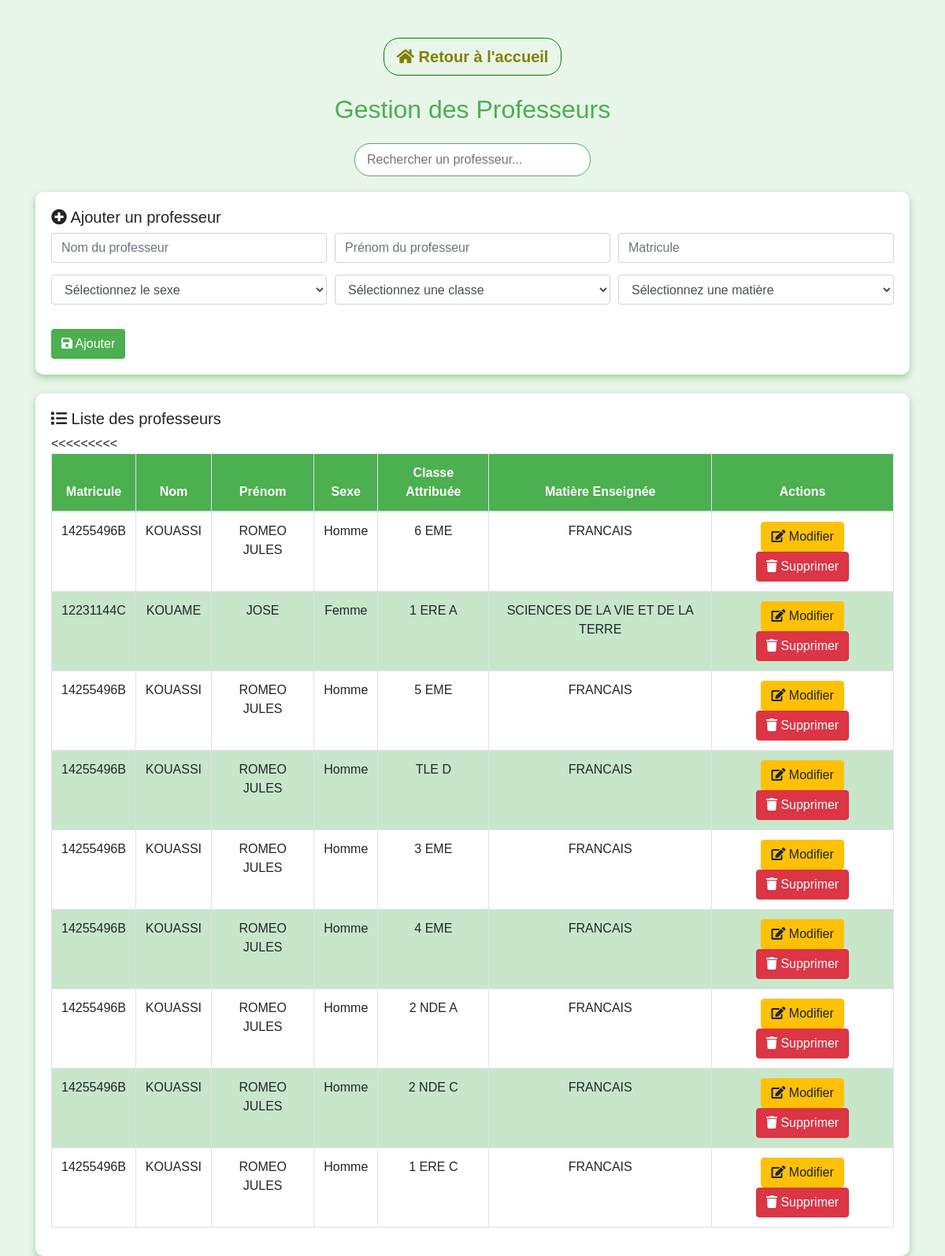
Screenshot of /professeur.php with the database file from the repository.
### tables this page shows
CREATE TABLE `professeur` (
  `id_professeur` int(11) NOT NULL,
  `nom_professeur` varchar(250) NOT NULL,
  `prenoms_professeur` varchar(250) NOT NULL,
  `matricule_professeur` varchar(15) NOT NULL,
  `date_de_naissance_prof` date NOT NULL,
  `sexe_prof` varchar(10) NOT NULL,
  `contact_prof` varchar(15) NOT NULL,
  `matiere_enseignee` varchar(250) NOT NULL,
  `photo_prof` varchar(250) NOT NULL,
  `classe_attribuee` varchar(250) NOT NULL,
  `id_utilisateur` int(11) DEFAULT NULL
);

CREATE TABLE `classe` (
  `id_classe` int(11) NOT NULL,
  `nom_classe` varchar(250) NOT NULL,
  `niveau` varchar(250) NOT NULL,
  `id_niveau` int(11) DEFAULT NULL
);

CREATE TABLE `matiere` (
  `id_matiere` int(11) NOT NULL,
  `nom_matiere` varchar(250) NOT NULL,
  `id_classe` int(11) DEFAULT NULL
);

### professeur.php (the view, shortened to what this page needs)
<?php
require_once 'config.php';
$sqlProfessors = "SELECT p.*, c.nom_classe, m.nom_matiere
FROM professeur AS p
INNER JOIN classe AS c ON p.classe_attribuee = c.id_classe
INNER JOIN matiere AS m ON p.matiere_enseignee = m.id_matiere";
$stmtProfessors = $pdo->query($sqlProfessors);
$professeurs = $stmtProfessors->fetchAll();
?>
<!DOCTYPE html>
<html lang="fr">
<head>
    <link rel="stylesheet" href="https://stackpath.bootstrapcdn.com/bootstrap/4.5.2/css/bootstrap.min.css">
    <link rel="stylesheet" href="https://cdnjs.cloudflare.com/ajax/libs/font-awesome/5.15.4/css/all.min.css">
</head>
<body>
<div class="container mt-5">
    <div class="text-center mb-4">
        <a href="dashboardadmin.php" class="btn btn-outline btn-lg" style="border-radius: 20px; font-weight: bold; border-color: green; color: olive;">
            <i class="fas fa-home"></i> Retour à l'accueil
        </a>
    </div>
    <h2 class="text-center mb-4" style="color:#4CAF50;">Gestion des Professeurs</h2>
    <div class="search-container text-center">
        <input type="text" id="searchInput" class="search-bar" placeholder="Rechercher un professeur...">
    </div>
    <div class="custom-card mb-4">
        <form method="POST">
            <h5><i class="fas fa-plus-circle"></i> Ajouter un professeur</h5>
            <div class="form-row">
                <div class="col-md-4">
                    <input type="text" class="form-control" name="nom_prof" placeholder="Nom du professeur" required>
                </div>
                <div class="col-md-4">
                    <input type="text" class="form-control" name="prenom_prof" placeholder="Prénom du professeur" required>
                </div>
                <div class="col-md-4">
                    <input type="text" class="form-control" name="matricule_prof" placeholder="Matricule" required>
                </div>
            </div>
            <div class="form-row">
                <div class="col-md-4">
                    <select class="form-control" name="sexe_prof" required>
                        <option value="">Sélectionnez le sexe</option>
                    </select>
                </div>
                <div class="col-md-4">
                    <select class="form-control" name="classe_attribuee" required>
                        <option value="">Sélectionnez une classe</option>
                    </select>
                </div>
                <div class="col-md-4">
                    <select class="form-control" name="matiere_enseignee" required>
                        <option value="">Sélectionnez une matière</option>
                    </select>
                </div>
            </div>
            <button type="submit" name="ajouter" class="btn btn-custom mt-3"><i class="fas fa-save"></i> Ajouter</button>
        </form>
    </div>
    <div class="custom-card" id="table">
        <h5><i class="fas fa-list"></i> Liste des professeurs</h5>
        <table class="table table-bordered">
            <thead>
                <tr>
                    <th>Matricule</th>
                    <th>Nom</th>
                    <th>Prénom</th>
                    <th>Sexe</th>
                    <th>Classe Attribuée</th>
                    <th>Matière Enseignée</th>
                    <th>Actions</th>
                </tr>
            </thead>
            <tbody id="professorTable">
                <?php foreach ($professeurs as $professeur): ?>
                    <tr>
                        <td><?= htmlspecialchars($professeur['matricule_professeur']) ?></td>
                        <td><?= htmlspecialchars($professeur['nom_professeur']) ?></td>
                        <td><?= htmlspecialchars($professeur['prenoms_professeur']) ?></td>
                        <td><?= htmlspecialchars($professeur['sexe_prof']) ?></td>
                        <<td><?= htmlspecialchars($professeur['nom_classe']) ?></td>
                        <td><?= htmlspecialchars($professeur['nom_matiere']) ?></td>
                        <td>
    <a href="modifier_professeur.php?id=<?= $professeur['id_professeur'] ?>" class="btn btn-warning">
        <i class="fas fa-edit"></i> Modifier
    </a>
    <a href="professeur.php?delete_id=<?= $professeur['id_professeur'] ?>" class="btn btn-danger" onclick="return confirm('Êtes-vous sûr de vouloir supprimer ce professeur ?')">
        <i class="fas fa-trash"></i> Supprimer
    </a>
</td>
                    </tr>
                <?php endforeach; ?>
            </tbody>
        </table>
    </div>
</div>
</body>
</html>

### professeur.php (style rules this page uses)
body { font-family: Arial, sans-serif; background-color: #E8F5E9; }
.custom-card { box-shadow: 0px 4px 8px rgba(76, 175, 80, 0.5); border-radius: 10px; padding: 20px; background-color: white; }
.btn-custom { background-color: #4CAF50; color:white; }
.table th, .table td { text-align: center; }
.search-container { margin-bottom: 20px; }
.search-bar { width: 300px; border-radius: 20px; border: 1px solid #4CAF50; padding: 8px 15px; }
th { background-color: #4CAF50; color: white; }
.table-bordered tbody tr:nth-child(even) { background-color: #C8E6C9; }
.form-row { margin-bottom: 15px; }

### rows the page displays
professeur: matricule_professeur "14255496B", nom_professeur "KOUASSI", prenoms_professeur "ROMEO JULES", sexe_prof "Homme", classe.nom_classe "6 EME", matiere.nom_matiere "FRANCAIS"
professeur: matricule_professeur "12231144C", nom_professeur "KOUAME", prenoms_professeur "JOSE", sexe_prof "Femme", classe.nom_classe "1 ERE A", matiere.nom_matiere "SCIENCES DE LA VIE ET DE LA TERRE"
professeur: matricule_professeur "14255496B", nom_professeur "KOUASSI", prenoms_professeur "ROMEO JULES", sexe_prof "Homme", classe.nom_classe "5 EME", matiere.nom_matiere "FRANCAIS"
professeur: matricule_professeur "14255496B", nom_professeur "KOUASSI", prenoms_professeur "ROMEO JULES", sexe_prof "Homme", classe.nom_classe "TLE D", matiere.nom_matiere "FRANCAIS"
professeur: matricule_professeur "14255496B", nom_professeur "KOUASSI", prenoms_professeur "ROMEO JULES", sexe_prof "Homme", classe.nom_classe "3 EME", matiere.nom_matiere "FRANCAIS"
professeur: matricule_professeur "14255496B", nom_professeur "KOUASSI", prenoms_professeur "ROMEO JULES", sexe_prof "Homme", classe.nom_classe "4 EME", matiere.nom_matiere "FRANCAIS"
professeur: matricule_professeur "14255496B", nom_professeur "KOUASSI", prenoms_professeur "ROMEO JULES", sexe_prof "Homme", classe.nom_classe "2 NDE A", matiere.nom_matiere "FRANCAIS"
professeur: matricule_professeur "14255496B", nom_professeur "KOUASSI", prenoms_professeur "ROMEO JULES", sexe_prof "Homme", classe.nom_classe "2 NDE C", matiere.nom_matiere "FRANCAIS"
professeur: matricule_professeur "14255496B", nom_professeur "KOUASSI", prenoms_professeur "ROMEO JULES", sexe_prof "Homme", classe.nom_classe "1 ERE C", matiere.nom_matiere "FRANCAIS"
